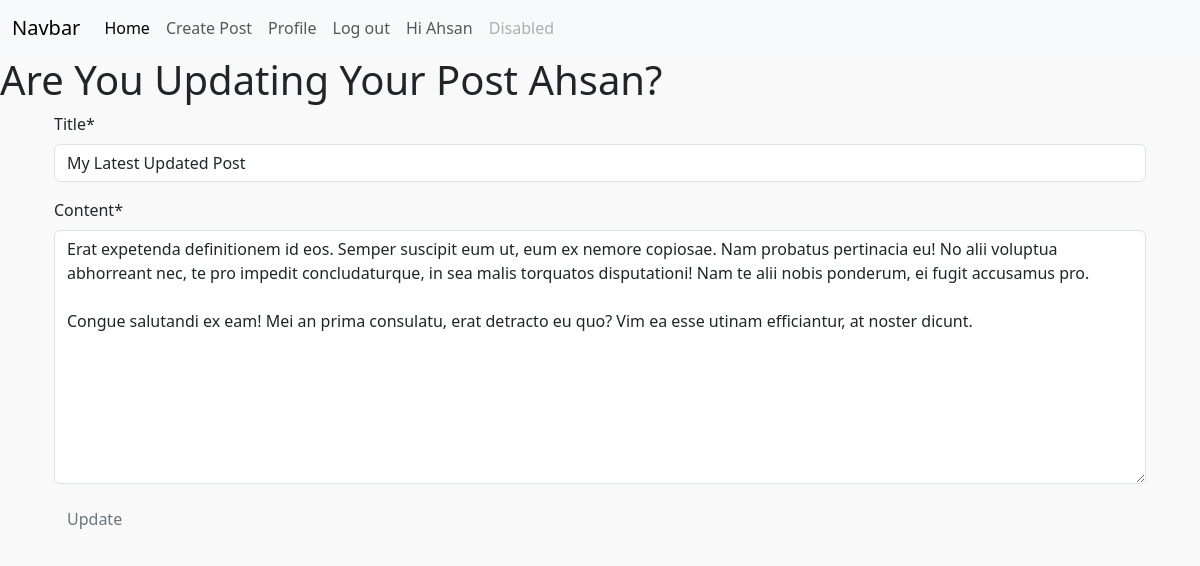
The page /post/31/update (signed in) on the database its author committed.
### home/models.py (models this page shows, shortened)
class Post(models.Model):
    author = models.ForeignKey(User,on_delete=models.CASCADE)
    title = models.CharField(max_length=200)
    content = models.TextField()
    date_posted = models.DateTimeField(default= timezone.now)

### home/views.py (the view, shortened to what this page needs)
# urls.py: path('post/<int:pk>/update', PostUpdateView.as_view(),name="post-update"),
class PostUpdateView(LoginRequiredMixin, UserPassesTestMixin,UpdateView):
    model = Post
    fields = ['title', 'content']
    template_name = 'post_form.html'
    def test_func(self):
        post = self.get_object()
        if self.request.user == post.author:
            return True
        return False
    def get_context_data(self, **kwargs):
        context = super().get_context_data(**kwargs)
        update_post = True
        if not self.request.user.is_authenticated:
            update_post = False
        context['update_post'] = update_post
        return context

### home/templates/post_form.html (shortened to what this page needs)
{% extends 'base.html'%}
{% load crispy_forms_tags %}
{% block content %}
{% if update_post %}
    <h1>Are You Updating Your Post {{user.first_name}}? </h1>
{% else %}
<h1>Create New Post</h1>
{% endif %}
<div class="container">
    <form action="" method="post">
        <fieldset class="container ">
            {{ form|crispy }}
            <div class="mt-3">
               <button class="btn btn-outline-secondary" type="submit">Update</button>
            </div>
        </fieldset>
    </form>
</div>
{% endblock %}

### templates/base.html (shortened to what this page needs)
<!DOCTYPE html>
<html lang="en">
<head>
    <link href="https://cdn.jsdelivr.net/npm/bootstrap@5.3.3/dist/css/bootstrap.min.css" rel="stylesheet">
</head>
<body>
    <nav class="navbar navbar-expand-lg bg-body-tertiary">
        <div class="container-fluid">
          <a class="navbar-brand" href="#">Navbar</a>
          <div class="collapse navbar-collapse" id="navbarNav">
            <ul class="navbar-nav">
              <li class="nav-item">
                <a class="nav-link active" aria-current="page" href="/">Home</a>
              </li>
              {% if user.is_authenticated %}
            <div style="display: flex; flex-direction: row-reverse;">
              <li class="nav-item">
                <a class="nav-link" href="{% url 'logout' %}">Log out</a>
              </li>
              <li  class="nav-item">
                <a class="nav-link" href="{% url 'profile' %}">Profile</a>
              </li>
              <li class="nav-item">
                <a class="nav-link" href="{% url 'post-create' %}">Create Post</a>
              </li>
            </div>
              <li class="nav-item">
                <a class="nav-link" href="#">Hi {{user.first_name}}</a>
              </li>
              {% endif %}
              <li class="nav-item">
                <a class="nav-link disabled" aria-disabled="true">Disabled</a>
              </li>
            </ul>
          </div>
        </div>
      </nav>
      <div class="mt-6">
        {% block content %}
        {% endblock %}
      </div>
</body>
</html>
</body>
</html>

### templates/base.html (style rules this page uses)
.container { margin-bottom:500px }
body { background-color: #f9f9fa }
.btn { border-radius: 3px;-webkit-box-shadow: none;box-shadow: none;border: 1px solid transparent }
* { margin: 0; padding: 0 }

### rows shown on the page
Post: title "My Latest Updated Post", content "Erat expetenda definitionem id eos. Semper suscipit eum ut, eum ex nemore copiosae. Nam probatus pertinacia eu! No alii voluptua abhorreant nec, te pro impedit concludaturque, in sea malis torquatos disputationi! Nam te alii nobis ponderum, ei fugit accusamus pro. Congue salutandi ex eam! Mei an prima consulatu, erat detracto eu quo? Vim ea esse utinam efficiantur, at noster dicunt."

### other values the page prints
{{ user.first_name }} "Ahsan"
